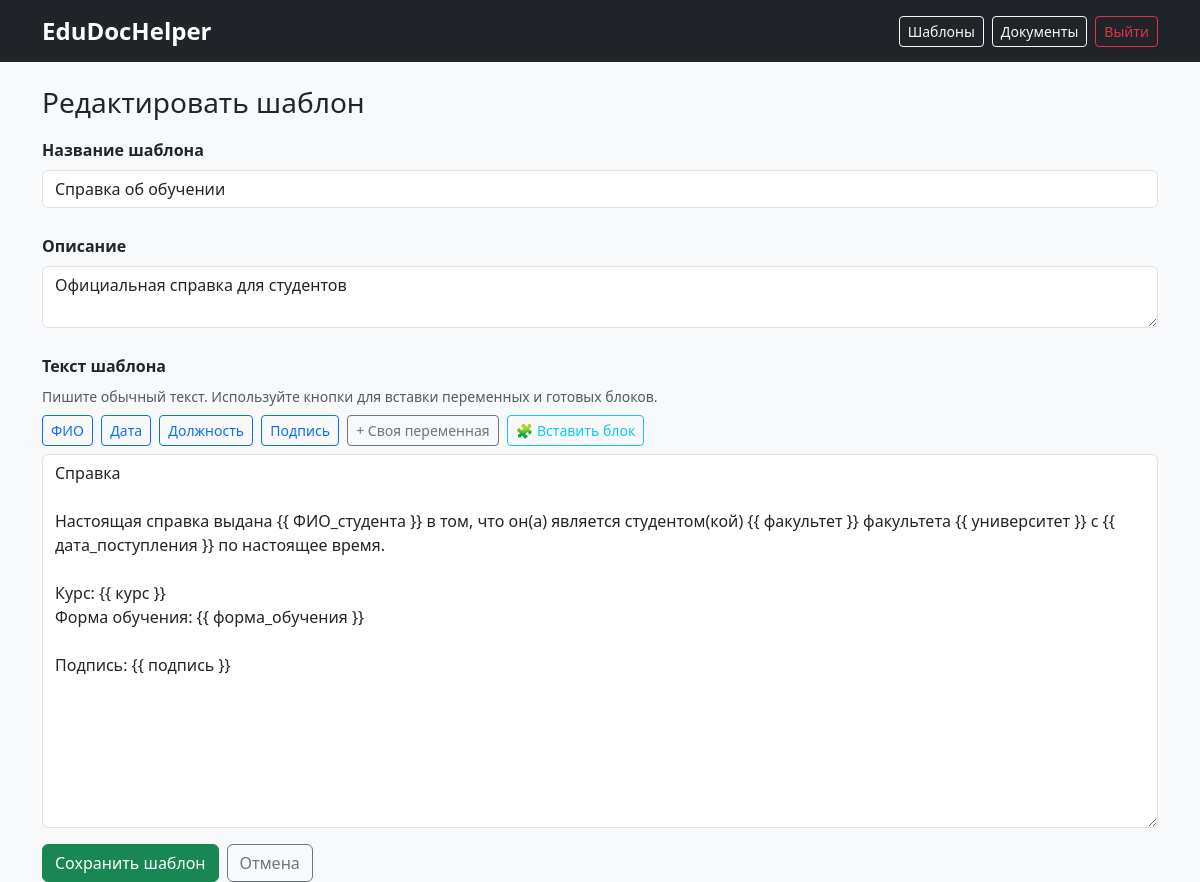
The app's page /templates/1/edit (signed in) with its own data.
### models.py (models this page shows, shortened)
class DocumentTemplate(db.Model):
    __tablename__ = 'document_template'
    id = db.Column(db.Integer, primary_key=True)
    name = db.Column(db.String(200), nullable=False)
    description = db.Column(db.Text, default="")
    template_text = db.Column(db.Text, nullable=False)
    created_at = db.Column(db.DateTime, default=datetime.utcnow)
    last_modified = db.Column(db.DateTime, default=datetime.utcnow)

### app.py (the view, shortened to what this page needs)
    @app.route("/templates/create", methods=["GET", "POST"])
    @app.route("/templates/<int:tpl_id>/edit", methods=["GET", "POST"])
    def template_edit(tpl_id=None):
        if not require_login():
            return redirect(url_for("login"))
        tpl = DocumentTemplate.query.get(tpl_id) if tpl_id else None
        form = TemplateForm(obj=tpl)
        return render_template("template_edit.html", form=form, tpl=tpl)

### forms.py
class TemplateForm(FlaskForm):
    name = StringField("Название шаблона", validators=[DataRequired()])
    description = TextAreaField("Описание")
    template_text = TextAreaField("Текст шаблона (используйте {{ переменная }})", validators=[DataRequired()])
    submit = SubmitField("Сохранить")

### templates/template_edit.html (shortened to what this page needs)
{% extends "base.html" %}
{% block content %}
<h3>{% if tpl %}Редактировать шаблон{% else %}Создать шаблон{% endif %}</h3>
<form method="post" id="templateForm">
    <div class="mb-3">
        {{ form.name.label(class="form-label") }}
        {{ form.name(class="form-control", placeholder="Например: Справка об обучении") }}
    </div>
    <div class="mb-3">
        {{ form.description.label(class="form-label") }}
        {{ form.description(class="form-control", rows="2", placeholder="Краткое описание назначения шаблона") }}
    </div>
    <div class="mb-3">
        <label class="form-label">Текст шаблона</label>
        <div class="small text-muted mb-2">
            Пишите обычный текст. Используйте кнопки для вставки переменных и готовых блоков.
        </div>
        <div class="mb-2">
            <button type="button" class="btn btn-outline-primary btn-sm me-1" onclick="insertVariable('ФИО')">ФИО</button>
            <button type="button" class="btn btn-outline-primary btn-sm me-1" onclick="insertVariable('дата')">Дата</button>
            <button type="button" class="btn btn-outline-primary btn-sm me-1" onclick="insertVariable('должность')">Должность</button>
            <button type="button" class="btn btn-outline-primary btn-sm me-1" onclick="insertVariable('подпись')">Подпись</button>
            <button type="button" class="btn btn-outline-secondary btn-sm me-1" onclick="insertCustomVariable()">+ Своя переменная</button>
            <button type="button" class="btn btn-outline-info btn-sm" data-bs-toggle="modal" data-bs-target="#blocksModal">
                🧩 Вставить блок
            </button>
        </div>
        {{ form.template_text(class="form-control", rows="15", id="templateText") }}
    </div>
    <div class="d-flex gap-2">
        <button type="submit" class="btn btn-success">Сохранить шаблон</button>
        <a href="{{ url_for('templates_list') }}" class="btn btn-outline-secondary">Отмена</a>
    </div>
</form>
{% endblock %}

### static/css/style.css (style rules this page uses)
body { font-family: 'Segoe UI', Tahoma, Geneva, Verdana, sans-serif; background-color: #f8f9fa; }
.btn { transition: all 0.2s ease; }
.form-label { font-weight: 600; margin-top: 10px; }

### records on screen
DocumentTemplate: name "Справка об обучении", description "Официальная справка для студентов", template_text "Справка Настоящая справка выдана {{ ФИО_студента }} в том, что он(а) является студентом(кой) {{ факультет }} факультета {{ университет }} с {{ дата_поступления }} по настоящее время. Курс: {{ курс }} Форма обучения: {{ форма_обучения }} Подпись: {{ подпись }}"
